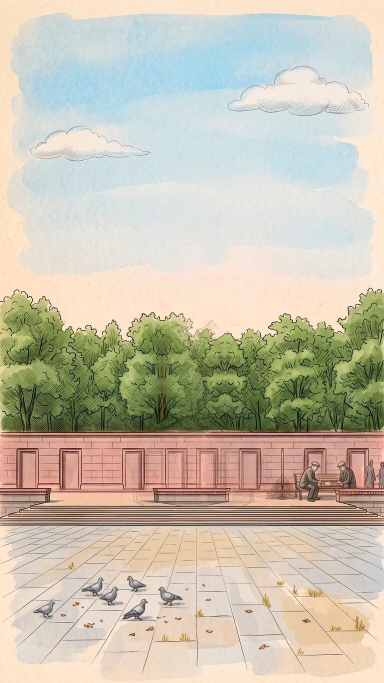
#> input picture tests/lenin/frames/lenin_3_bg.webp, 768 x 1365 px, given in place of lenin_3_bg.webp.webp, which was not available (shown at 1/2 size)
$ python snowmask22.py ../../frames/lenin_3_bg.webp ../../frames/lenin_4_bg_depth.webp   (older library calls are emulated)
#> lines starting #> are read from the running program, lines starting #| are printed output that depends on the picture; after the words box and inside, x2 and y2 are one past the last pixel; in counts of white or black regions, pixels touching at a corner belong together; long printed decimals are rounded; pictures that were not available may be replaced by others from this repository, and a replacement may not be noted
"""s22: маска снега кадра из зимнего варианта Gemini.
Зимний вариант (refs/s22/<кадр>_winter_*.jpg) совмещается с рисунком (ECC, аффинно), затем «стало белым» в Lab:
свет вырос, цвет ушёл в белый -> мягкая маска 0..255 (frames/<кадр>_snow.webp, серая). Тонкие полоски от несовпадения
линий (1-2 px) выкидываются открытием, края смягчаются. Оверлей для проверки -> report/s22/mask_<кадр>.jpg.
Запуск: python3 source/s22/snowmask22.py lenin_1 refs/s22/lenin_1_winter_a.jpg
"""
import sys, json
import numpy as np, cv2
from PIL import Image
from skimage.color import rgb2lab

name, wpath = sys.argv[1], sys.argv[2]
# --statue-top R: на тёмной бронзе статуи снег только у верхнего края (голова, плечи) — Gemini на мелкой статуе белит её целиком (кадр 5)
ST = int(sys.argv[sys.argv.index('--statue-top') + 1]) if '--statue-top' in sys.argv else 0
o = np.asarray(Image.open('frames/%s.webp' % name).convert('RGB'))
#> o is the input picture: shape (1365, 768, 3); mean R, G, B 199.5, 192.5, 174.7
H, W = o.shape[:2]
#> H = 1365; W = 768
w = np.asarray(Image.open(wpath).convert('RGB').resize((W, H), Image.LANCZOS))
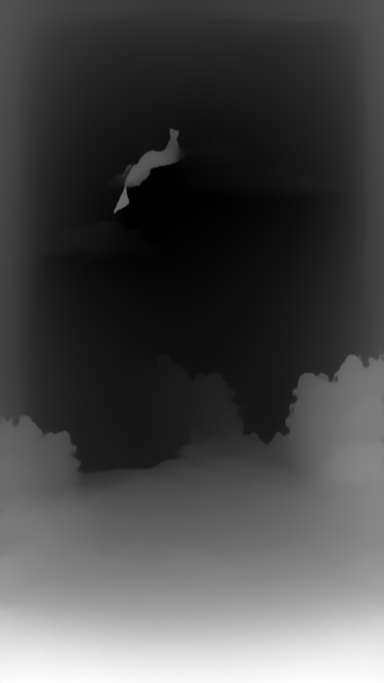
#> input picture tests/lenin/frames/lenin_4_bg_depth.webp, 768 x 1365 px (shown at 1/2 size)
#> w is the input picture: shape (1365, 768, 3); min 0, max 254, mean 73

def edges(a):
    g = cv2.cvtColor(a, cv2.COLOR_RGB2GRAY).astype(np.float32) / 255
    g = cv2.GaussianBlur(g, (0, 0), 2.0)
    gx = cv2.Sobel(g, cv2.CV_32F, 1, 0); gy = cv2.Sobel(g, cv2.CV_32F, 0, 1)
    return np.sqrt(gx * gx + gy * gy)

warp = np.eye(2, 3, dtype=np.float32)
crit = (cv2.TERM_CRITERIA_EPS | cv2.TERM_CRITERIA_COUNT, 200, 1e-6)
try:
    cc, warp = cv2.findTransformECC(edges(o), edges(w), warp, cv2.MOTION_AFFINE, crit, None, 5)
#> in edges (call 2), `gy = cv2.Sobel(g, cv2.CV_32F, 0, 1)`:
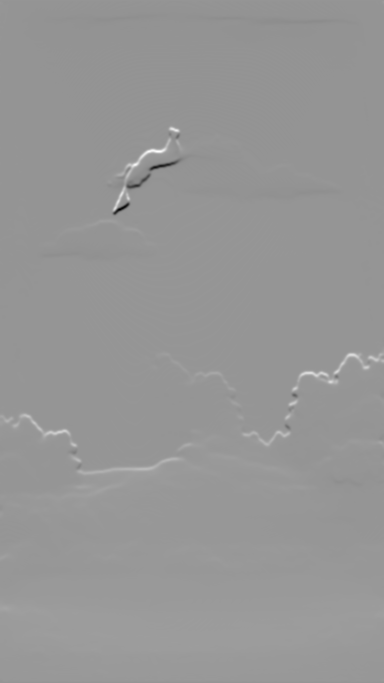
#> gy: shape (1365, 768) float32 (shown at 1/2 size); min -0.473, max 0.337, mean 0.00428; drawn with min black and max white
#> cc = 0.0535; warp = [[1.02, -0.0401, 26.41], [0.0057, 1.05, -46.67]]
except cv2.error as e:
    cc = -1
wa = cv2.warpAffine(w, warp, (W, H), flags=cv2.INTER_LINEAR + cv2.WARP_INVERSE_MAP, borderMode=cv2.BORDER_REFLECT)

lo = rgb2lab(o / 255.0); lw = rgb2lab(wa / 255.0)
#> after `lo = rgb2lab(o / 255.0)`: lo: shape (1365, 768, 3) float64; mean of channels 0, 1, 2 77.7, -0.1, 10.4
#> after `lw = rgb2lab(wa / 255.0)`: lw: shape (1365, 768, 3) float64; mean of channels 0, 1, 2 31, 0, 0
dL = lw[..., 0] - lo[..., 0]
Cw = np.hypot(lw[..., 1], lw[..., 2]); Co = np.hypot(lo[..., 1], lo[..., 2])
#> after `Cw = np.hypot(lw[..., 1], lw[..., 2])`:
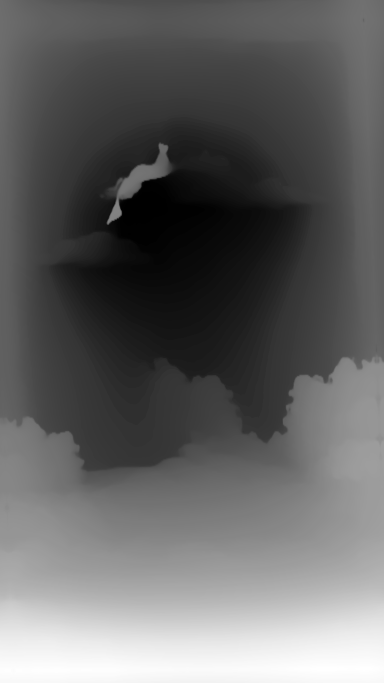
#> Cw: shape (1365, 768) float64 (shown at 1/2 size); min 0, max 0.00525, mean 0.00206; drawn with min black and max white
#> after `Co = np.hypot(lo[..., 1], lo[..., 2])`:
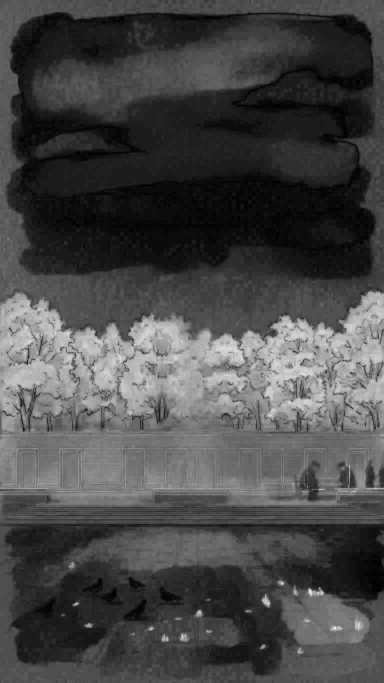
#> Co: shape (1365, 768) float64 (shown at 1/2 size); min 0.00207, max 52.11, mean 14.8; drawn with min black and max white
ss = lambda x, a, b: np.clip((x - a) / (b - a), 0, 1)
score = ss(dL, 5, 22) * ss(lw[..., 0], 68, 86) * (1 - ss(Cw, 9, 20))
# белое, которое было почти белым и раньше (облака, бумага) — не снег
score *= 1 - ss(lo[..., 0], 88, 95) * (1 - ss(dL, 4, 10))
#> score: shape (1365, 768) float64; min 0, max 1, mean 0.0116
if ST > 0:
    ba = np.asarray(Image.open('frames/%s_building.webp' % name).convert('RGBA'))[..., 3] > 128
    bronze = ba & (lo[..., 0] < 42)
    top = np.zeros_like(bronze)
    for k in range(1, ST + 1):
        top[k:] |= ~bronze[:-k]
    score = np.where(bronze & ~top, 0, score)
m = (np.power(score, 0.6) * 255).astype(np.uint8)   # круг 2: маска плотнее (на снимке Chrome снег на кронах и крышах был еле виден)
m = cv2.morphologyEx(m, cv2.MORPH_OPEN, cv2.getStructuringElement(cv2.MORPH_ELLIPSE, (3, 3)))
# мелкий мусор (капли < 6 px) прочь
n, lab, st, _ = cv2.connectedComponentsWithStats((m > 60).astype(np.uint8), 8)
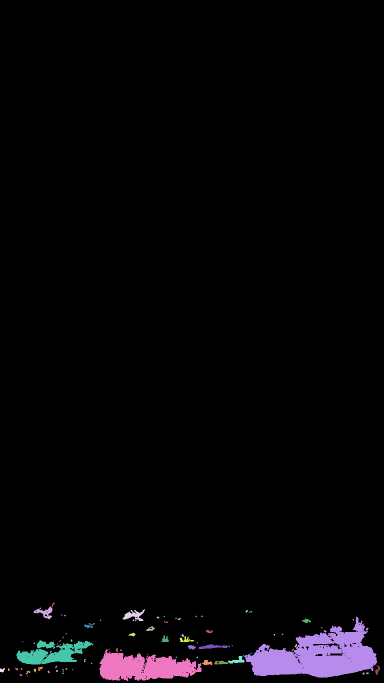
#> lab: shape (1365, 768) int32 (shown at 1/2 size); 79 distinct labels, from 0 to 78; one colour per label, 0 black
#> n = 79; st = 79 rows, first 6: [0, 0, 768, 1365, 1016323], [103, 1205, 7, 9, 25], [67, 1213, 38, 26, 394], [79, 1215, 3, 3, 5], [245, 1218, 45, 24, 471], [491, 1220, 5, 5, 16]
small = np.isin(lab, np.where(st[:, cv2.CC_STAT_AREA] < 6)[0]) & (lab > 0)
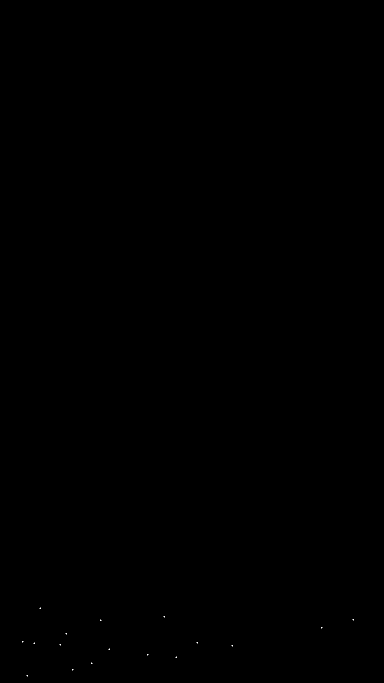
#> small: shape (1365, 768) bool (shown at 1/2 size); 0.01% white in thin lines or dots, all inside (x1, y1, x2, y2) = (44, 1215, 708, 1353)
m[small] = 0
#> m: shape (1365, 768); min 0, max 255, mean 3.9
m = cv2.GaussianBlur(m.astype(np.float32), (0, 0), 1.2)
m = np.clip(m * 1.15, 0, 255).astype(np.uint8)
Image.fromarray(m).convert('RGB').save('frames/%s_snow.webp' % name, quality=90, method=6)   # webp q90: ~3× меньше без потерь (средняя ошибка ~0,3 уровня из 255) — маска мягкая
ov = (o * (1 - m[..., None] / 255.0 * 0.85) + np.array([30, 120, 255]) * (m[..., None] / 255.0 * 0.85)).astype(np.uint8)
side = np.concatenate([o, wa, ov], 1)
Image.fromarray(side).resize((side.shape[1] // 2, H // 2)).save('report/s22/mask_%s.jpg' % name, quality=85)
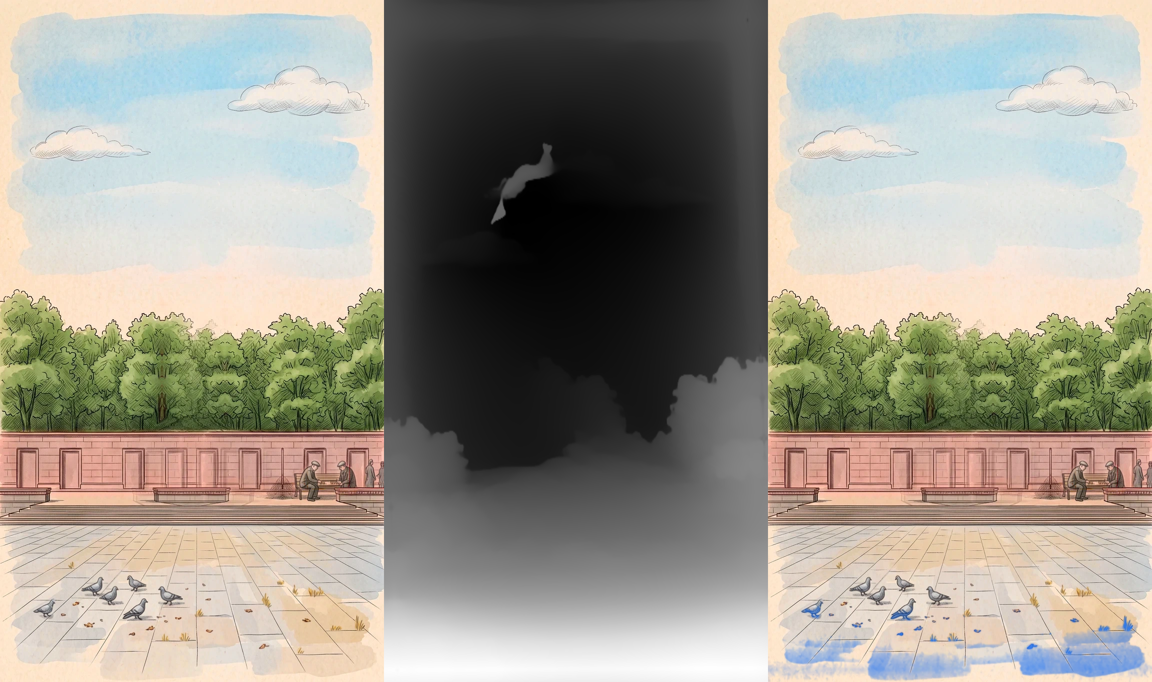
#> saved as lenin_3_bg.webp.jpg: PIL image 1152x682 RGB; mean R, G, B 157.6, 153.4, 142.3
print(json.dumps({'frame': name, 'ecc': round(float(cc), 3), 'warp': np.round(warp, 4).tolist(), 'cover': round(float((m > 64).mean()), 4), 'meanmask': round(float(m.mean() / 255), 4)}))
#| {"frame": "../../frames/lenin_3_bg.webp", "ecc": 0.053, "warp": [[1.022, -0.0401, 26.409], [0.0057, 1.053, -46.667]], "cover": 0.0313, "meanmask": 0.0175}
